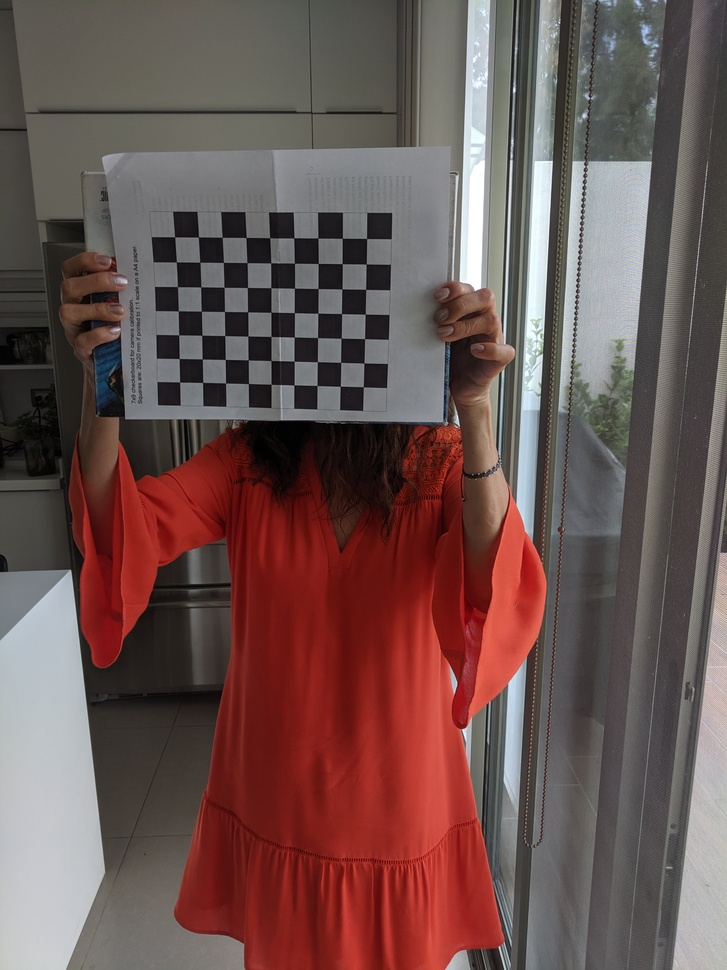
#> input picture P1/images/1.jpg, 727 x 970 px, shrunk from 3036 x 4048 before the run, given in place of the camera
$ python test.py
#> lines starting #> are read from the running program, lines starting #| are printed output that depends on the picture; after the words box and inside, x2 and y2 are one past the last pixel; in counts of white or black regions, pixels touching at a corner belong together
import numpy as np
import cv2
from matplotlib import pyplot as plt

def getMask(hsvImage):

    lower = (0,10,50)
    upper = (180,40,100)
    mask = cv2.inRange(hsvImage, lower, upper)

    return mask

def applyMask(mask, hsvImage):
    return cv2.bitwise_and(hsvImage, hsvImage, mask=mask)

def processFrame(cap):
    _, frame = cap.read()
#> frame is the input picture: shape (970, 727, 3); mean B, G, R 81.4, 84, 108.1

    frame = cv2.convertScaleAbs(frame, alpha=1, beta=50)
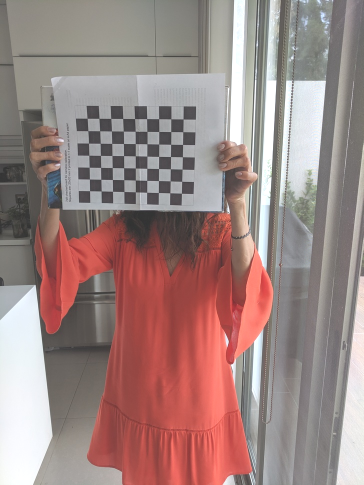
#> frame: shape (970, 727, 3) (shown at 1/2 size); mean B, G, R 130.9, 133.6, 157.7

    hsvImage = cv2.cvtColor(frame, cv2.COLOR_BGR2HSV)
#> hsvImage: shape (970, 727, 3); mean H, S, V 49.5, 45.3, 159.5
    grayImage = cv2.cvtColor(frame, cv2.COLOR_BGR2GRAY)
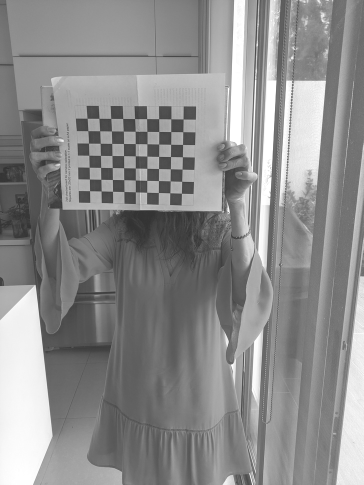
#> grayImage: shape (970, 727) (shown at 1/2 size); min 50, max 255, mean 140.5

    rgbImage = cv2.cvtColor(frame, cv2.COLOR_BGR2RGB)
    kernel = np.ones((5,5),np.uint8)
    rgbImage = cv2.morphologyEx(rgbImage, cv2.MORPH_OPEN, kernel, iterations=3)
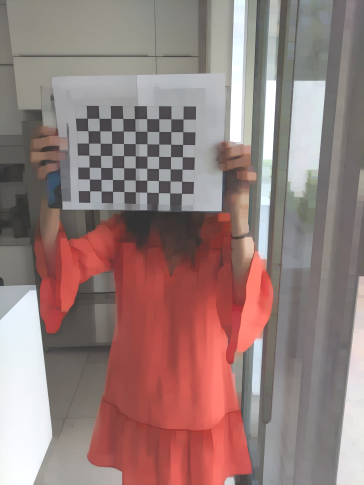
#> rgbImage: shape (970, 727, 3) (shown at 1/2 size); mean R, G, B 149.5, 125.7, 122.9

    mask = getMask(hsvImage)
#> in getMask, `mask = cv2.inRange(hsvImage, lower, upper)`:
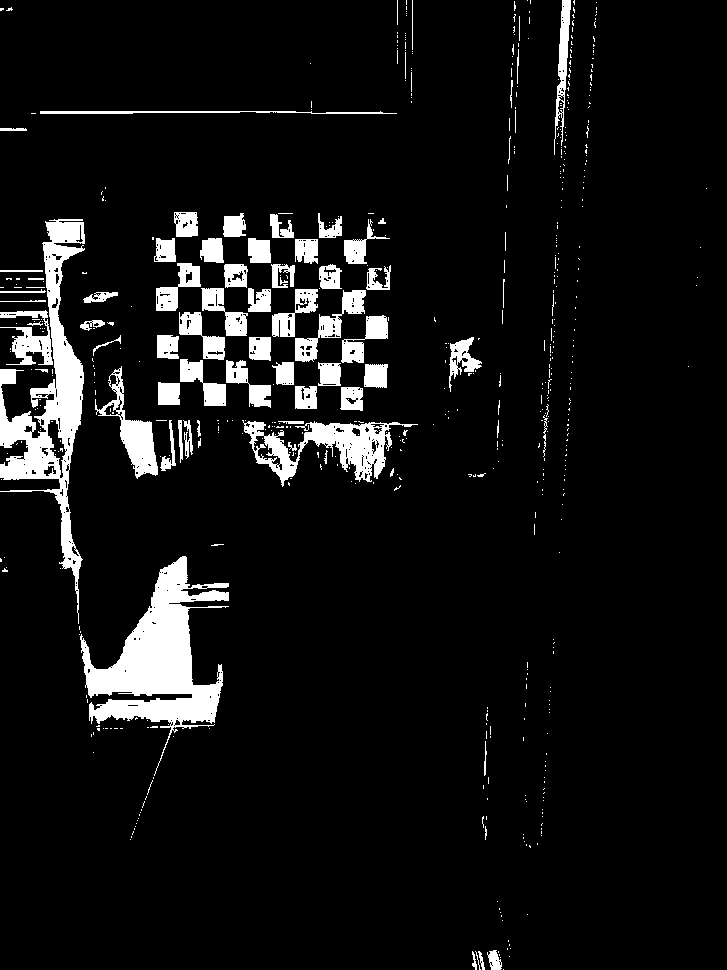
#> mask: shape (970, 727); 7.5% white; 603 white regions (525 under 20 px), largest, box (x1, y1, x2, y2) and area: (80, 556, 229, 776) 11750, (0, 219, 85, 624) 9694, (242, 420, 418, 487) 4136

    segmentedImageHSV = applyMask(mask, hsvImage)
#> in applyMask, `return cv2.bitwise_and(hsvImage, hsvImage, mask=mask)`:
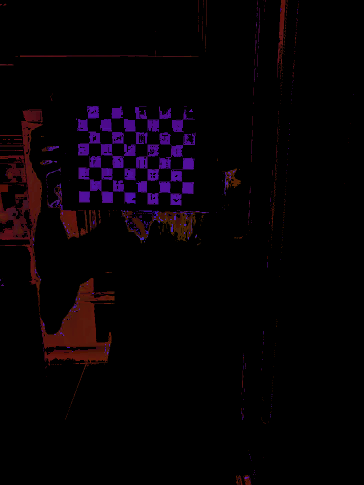
#> returned value: shape (970, 727, 3) (shown at 1/2 size); mean of channels 0, 1, 2 4.9, 1.4, 6.1; drawn as B, G, R
    segmentedImage = cv2.cvtColor(segmentedImageHSV, cv2.COLOR_HSV2RGB)
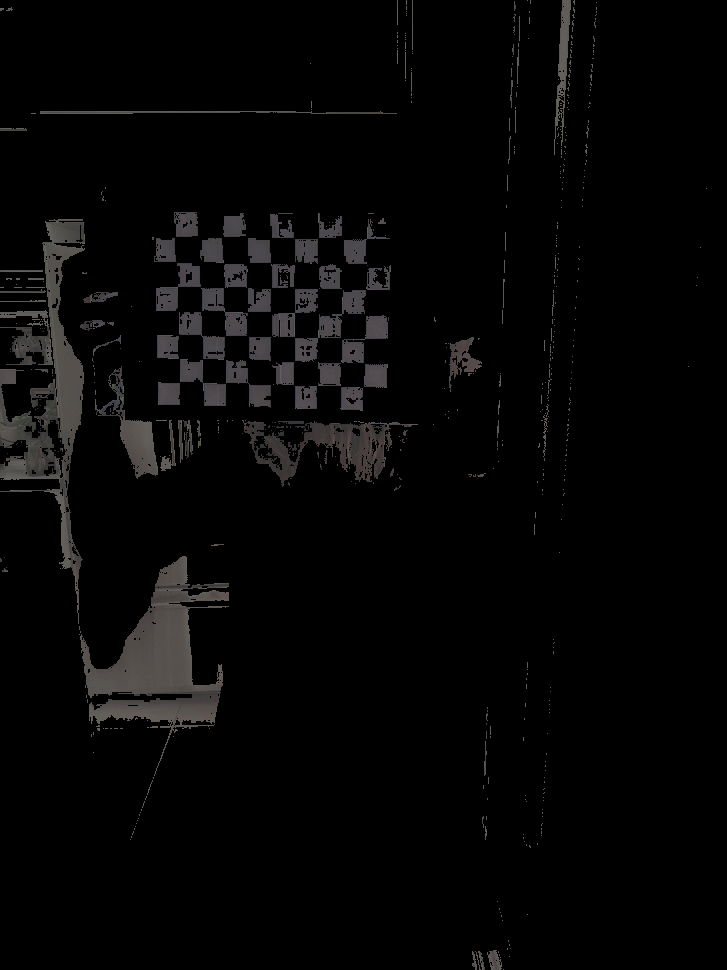
#> segmentedImage: shape (970, 727, 3); mean R, G, B 6, 5.8, 5.7

    # opening = cv2.morphologyEx(segmentedImage, cv2.MORPH_OPEN, kernel, iterations=2)
    # closing = cv2.morphologyEx(segmentedImage, cv2.MORPH_CLOSE, kernel, iterations=2)
    # gradient = cv2.morphologyEx(segmentedImage, cv2.MORPH_GRADIENT, kernel, iterations=1)


    plt.subplot(2,2,1)
    plt.title('Original')
    plt.imshow(rgbImage)
    plt.xticks([]),plt.yticks([])

    plt.subplot(2,2,2)
    plt.title('Mask')
    plt.imshow(mask)
    plt.xticks([]),plt.yticks([])

    plt.subplot(2,2,3)
    plt.title('Segmented')
    plt.imshow(segmentedImage)
    plt.xticks([]),plt.yticks([])

    # [12 lines of commented-out code are left out]

if __name__ == "__main__":
    cap = cv2.VideoCapture(0)
    plt.ion()

    while(cap.isOpened()):
        processFrame(cap)

        press = plt.waitforbuttonpress(0.01)
        if press is None or press == False:
            pass
        else:
            break

    cap.release()
    plt.ioff()
    plt.show()

$ run again, on P1/images/10.jpg
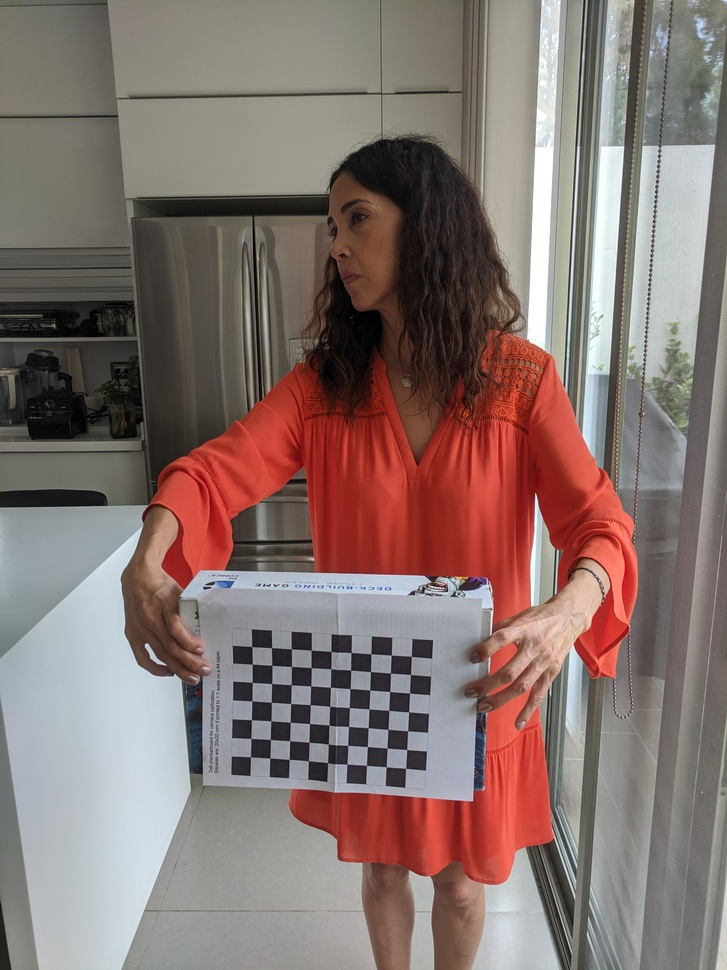
#> input picture P1/images/10.jpg, 727 x 970 px, shrunk from 3036 x 4048 before the run, given in place of the camera
#> in processFrame, frame is the input picture: shape (970, 727, 3); mean B, G, R 110.9, 115.3, 134
#> hsvImage: shape (970, 727, 3); mean H, S, V 40, 37, 185.3
#> in getMask, `mask = cv2.inRange(hsvImage, lower, upper)`:
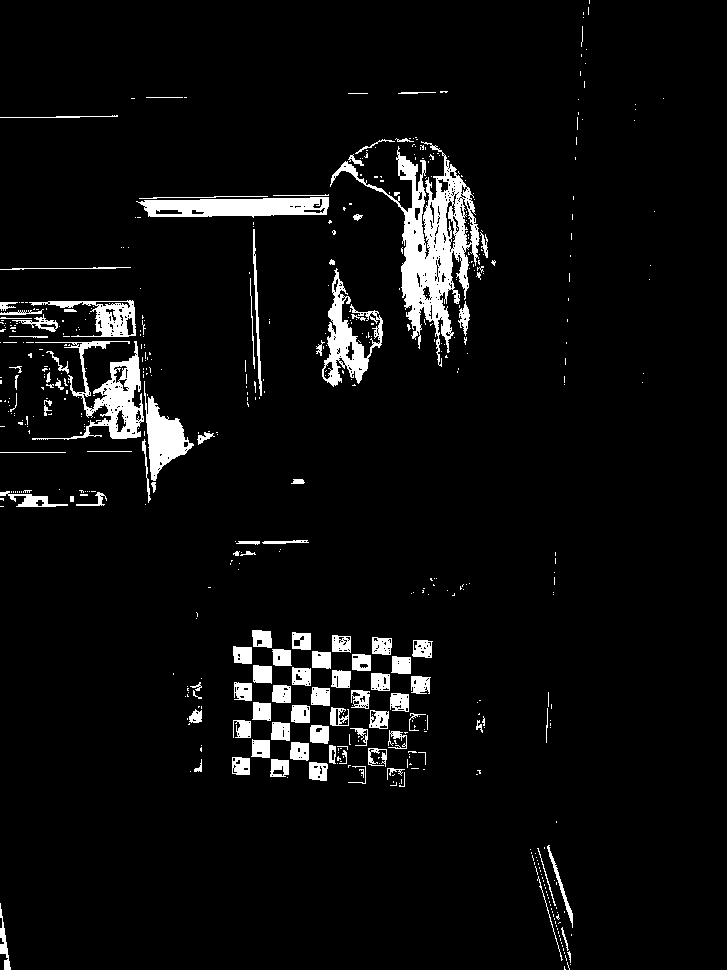
#> mask: shape (970, 727); 5.3% white; 553 white regions (446 under 20 px), largest, box (x1, y1, x2, y2) and area: (330, 141, 480, 367) 8487, (32, 341, 144, 440) 3169, (136, 197, 329, 218) 2947
#> in processFrame, `segmentedImage = cv2.cvtColor(segmentedImageHSV, cv2.COLOR_HSV2RGB)`:
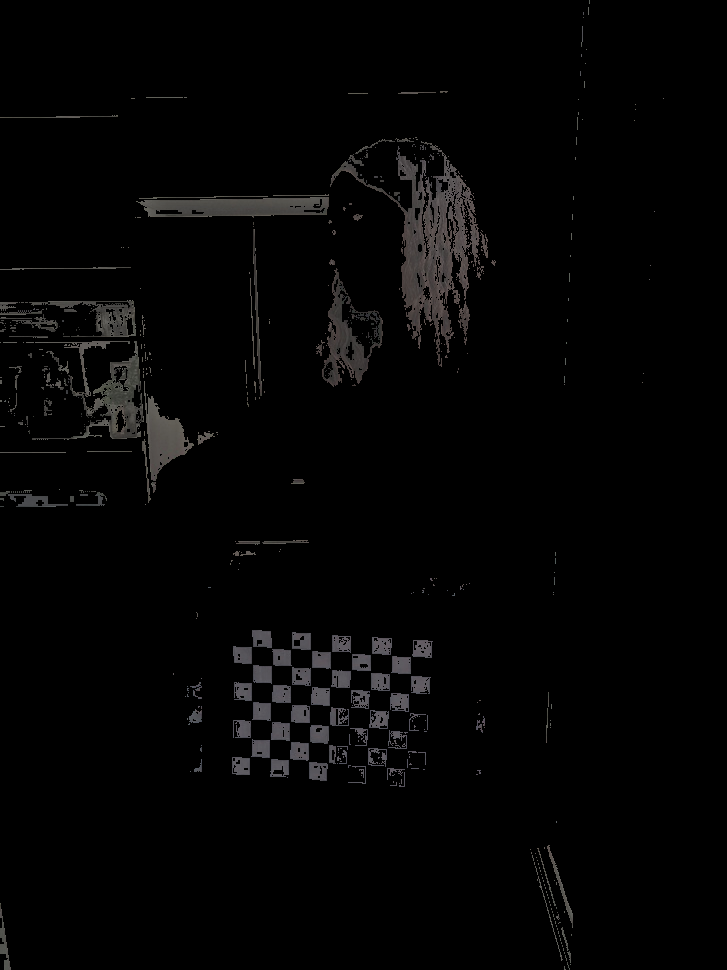
#> segmentedImage: shape (970, 727, 3); mean R, G, B 4.4, 4.2, 4.2

$ run again, on P1/images/11.jpg
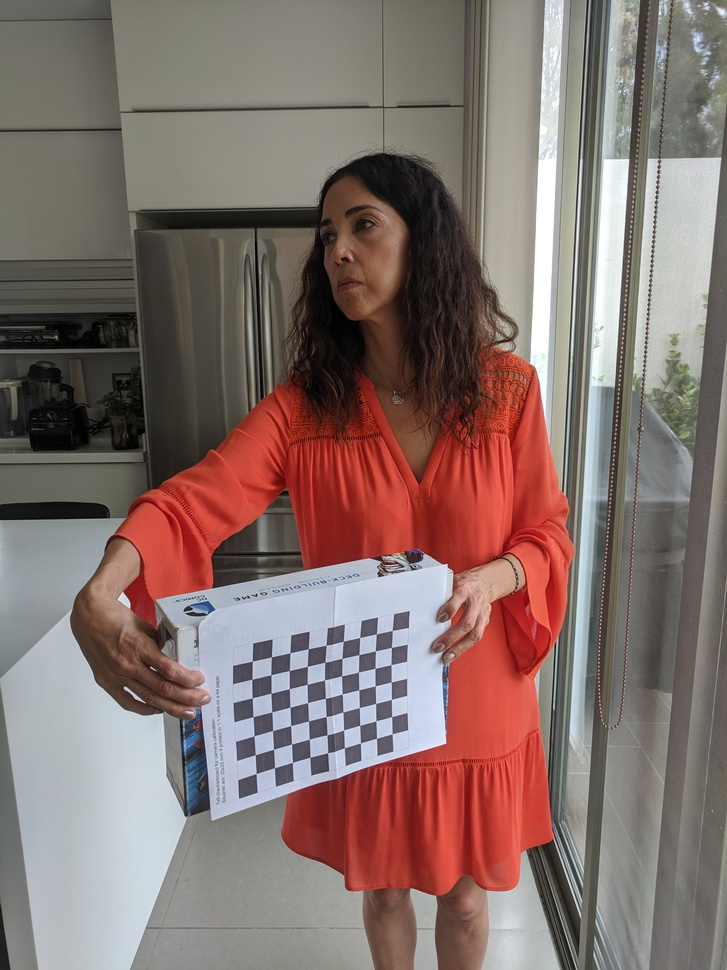
#> input picture P1/images/11.jpg, 727 x 970 px, shrunk from 3036 x 4048 before the run, given in place of the camera
#> in processFrame, frame is the input picture: shape (970, 727, 3); mean B, G, R 108.1, 112.7, 132.4
#> hsvImage: shape (970, 727, 3); mean H, S, V 36, 39, 183.8
#> in getMask, `mask = cv2.inRange(hsvImage, lower, upper)`:
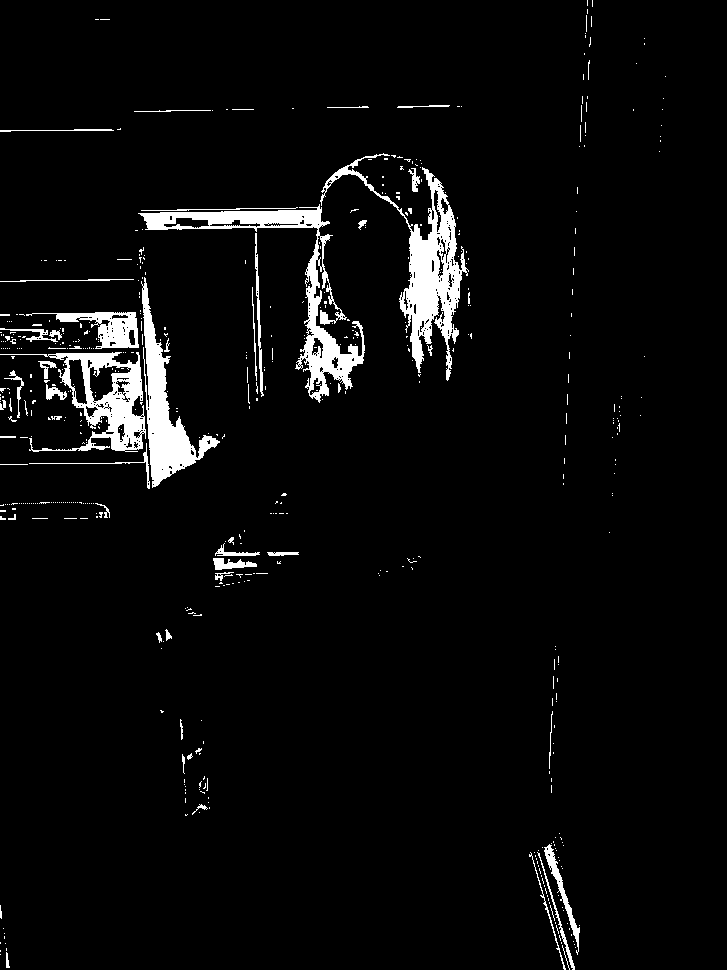
#> mask: shape (970, 727); 4.2% white; 541 white regions (485 under 20 px), largest, box (x1, y1, x2, y2) and area: (320, 153, 469, 381) 6519, (138, 204, 365, 403) 6244, (141, 277, 220, 488) 4491
#> in processFrame, `segmentedImage = cv2.cvtColor(segmentedImageHSV, cv2.COLOR_HSV2RGB)`:
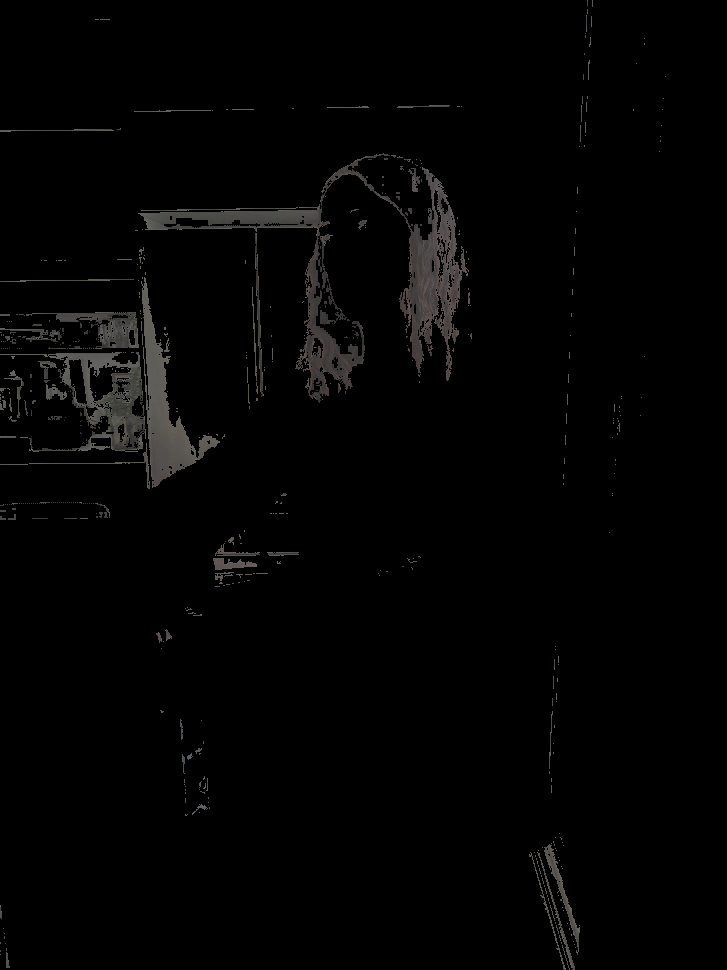
#> segmentedImage: shape (970, 727, 3); mean R, G, B 3.4, 3.3, 3.2
